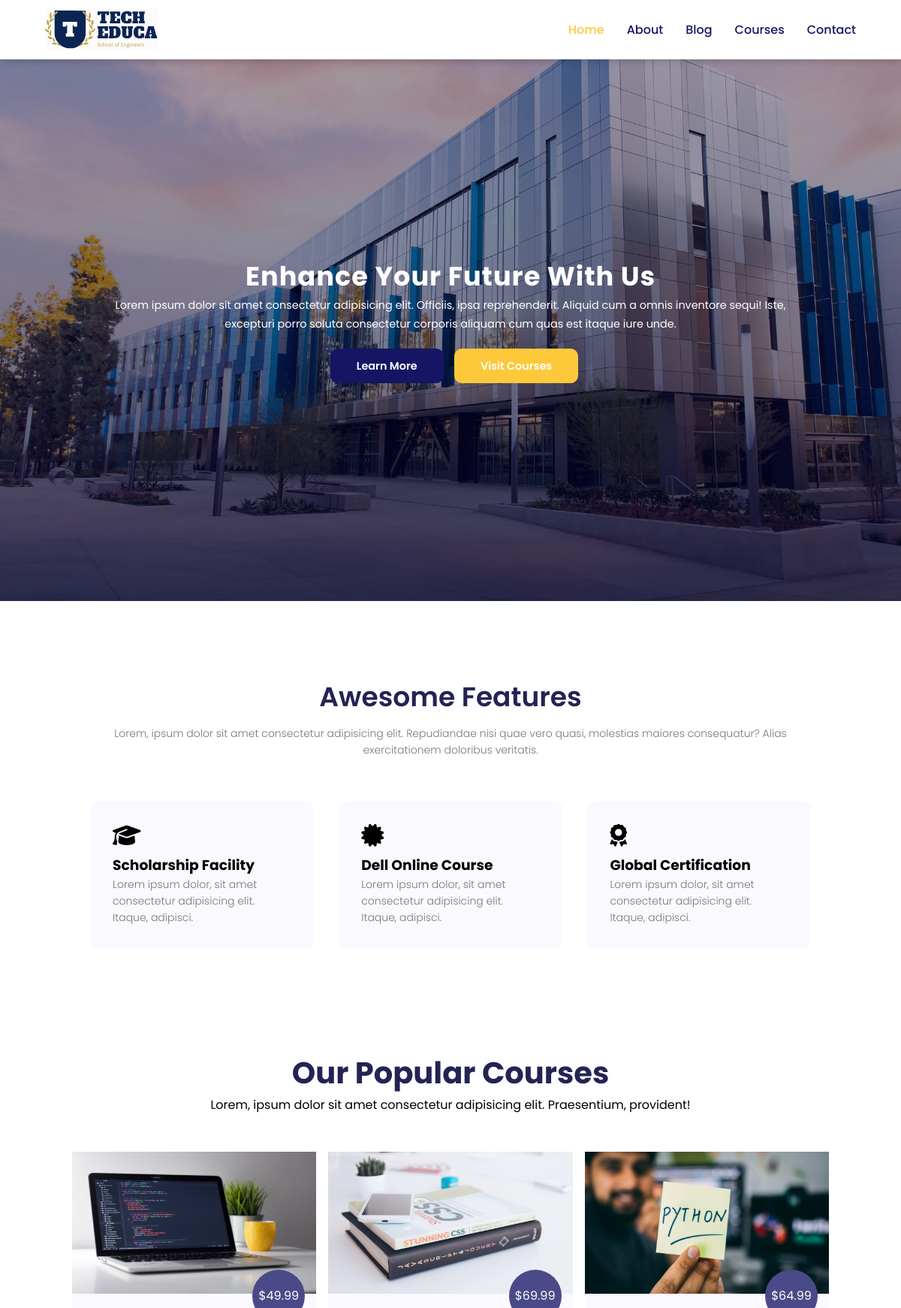
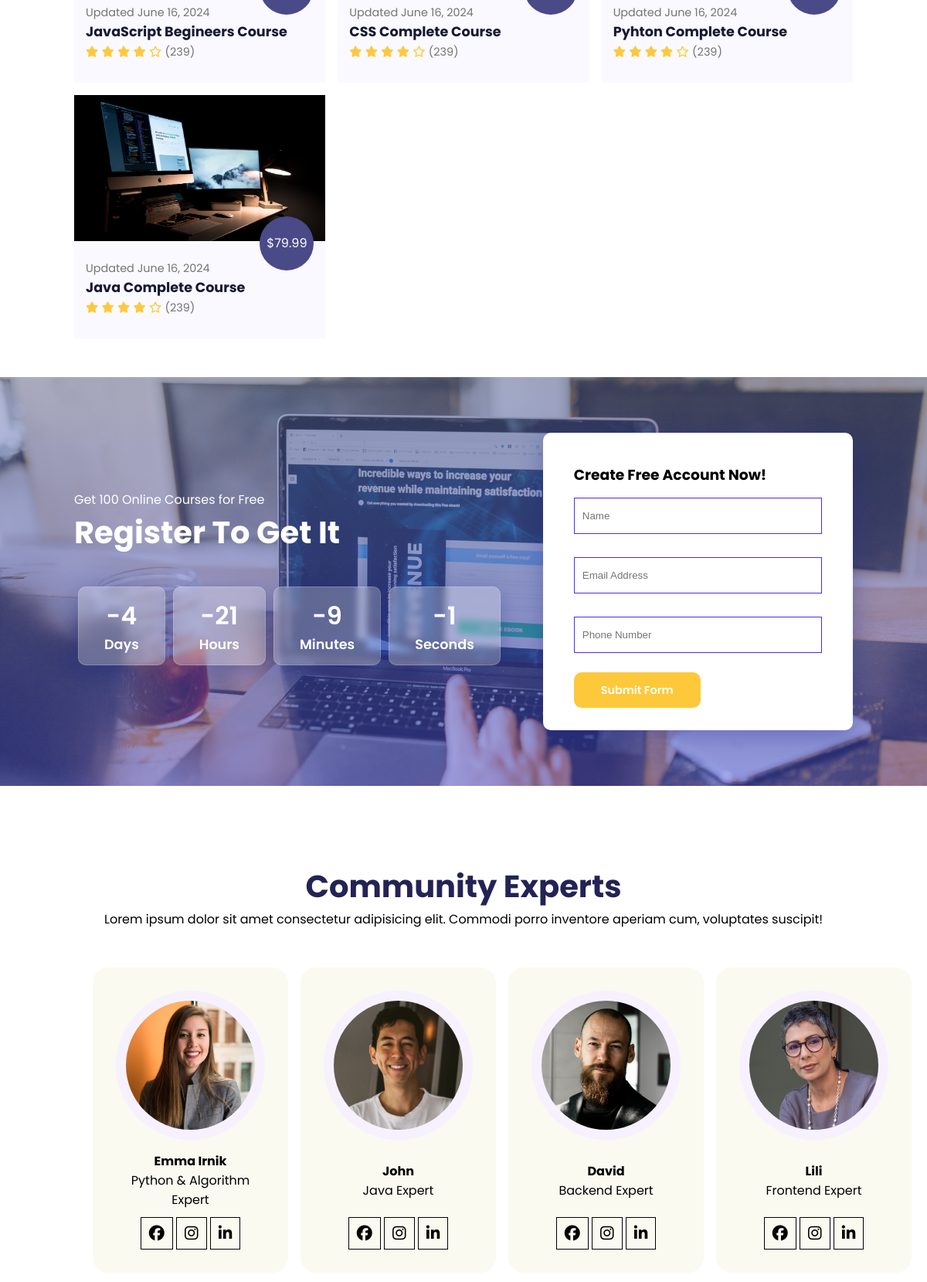
The page / (upper part) on the database its author committed (2 pictures, top to bottom).
### features/models.py (models this page shows)
class Features(models.Model):
    featuresIcon = models.CharField(max_length=50)
    featursHeading = models.CharField(max_length=50)
    featuresDescription = models.TextField()

### courses/models.py (models this page shows)
class Courses(models.Model):
    courseImage = models.FileField(upload_to="courses/",max_length=250,null=True,default=None)
    courseUpdateDate = models.DateField(auto_now=True)
    courseName = models.CharField(max_length=50)
    coursePrice = models.CharField(max_length=50)
    courseDesc = models.TextField()
    courseInstructor = models.CharField(max_length=100)
    courseInstructorJob = models.CharField(max_length=200)
    CourseOverView = HTMLField()
    course_slug = AutoSlugField(populate_from='courseName',unique=True,null=True,default=None)

### experts/models.py (models this page shows)
class Experts(models.Model):
    expertImage = models.FileField(upload_to="experts/",max_length=250,null=True,default=None)
    expertName = models.CharField(max_length=50)
    expertDesc = models.CharField(max_length=50)

### LMSWebsite/views.py (the view)
# urls.py: path('',views.HomePage, name="home"),
def HomePage(request):
    featuresData = Features.objects.all().order_by('id')[:3]
    courseData = Courses.objects.all().order_by('id')[:6]
    expertsData = Experts.objects.all().order_by('id')[:4]
    try:
        CountDownTime = CourseLastDate.objects.first()
        countdown_date = CountDownTime.courseLastDate if CountDownTime else None
    except ObjectDoesNotExist:
        countdown_date = None
    data = {
        'courseData':courseData,
        'featuresData':featuresData,
        'CountDownTime': countdown_date,
        'expertsData' : expertsData,
        'page_title':'Home Page'
    }
    return render(request,"index.html", data)

### templates/index.html
{% load static %}
{% include "header.html" with active_page='home' %}
    <section class="home">
        <h2>Enhance Your Future With Us</h2>
        <p>Lorem ipsum dolor sit amet consectetur adipisicing elit. Officiis, ipsa reprehenderit. Aliquid cum a omnis inventore sequi! Iste, excepturi porro soluta consectetur corporis aliquam cum quas est itaque iure unde.</p>
        <div class="btn">
            <a class="blue" href="#">Learn More</a>
            <a class="yellow" href="#">Visit Courses</a>
        </div>
    </section>
    <section class="features">
        <h1>Awesome Features</h1>
        <p>Lorem, ipsum dolor sit amet consectetur adipisicing elit. Repudiandae nisi quae vero quasi, molestias maiores consequatur? Alias exercitationem doloribus veritatis.</p>
        <div class="row">
            {% for n in featuresData %}
            <div class="features-card">
                <i class="{{n.featuresIcon}}"></i>
                <h3>{{n.featursHeading}}</h3>
                <p>{{n.featuresDescription}}</p>
            </div>
            {% endfor %}
        </div>
    </section>
    <section class="courses">
        <h1>Our Popular Courses</h1>
        <p>Lorem, ipsum dolor sit amet consectetur adipisicing elit. Praesentium, provident!</p>
        <div class="course-box">
            {% for n in courseData %}
            <div class="course-card">
                <img src="/media/{{n.courseImage}}">
                <div class="details">
                    <span>Updated {{n.courseUpdateDate}}</span>
                    <h6>{{n.courseName}} </h6>
                    <div class="star">
                        <i class="fa fa-star"></i>
                        <i class="fa fa-star"></i>
                        <i class="fa fa-star"></i>
                        <i class="fa fa-star"></i>
                        <i class="fa fa-star-o"></i>
                        <span>(239)</span>
                    </div>
                </div>
                <div class="cost">
                    ${{n.coursePrice}}
                </div>
            </div>
            {% endfor %}
        </div>
    </section>
    <section class="registration">
        <div class="time">
            <p>Get 100 Online Courses for Free</p>
            <h1>Register To Get It</h1>
            <div class="time-box">
                <div class="date">
                    <span id="days"></span>
                    <p>Days</p>
                </div>
                <div class="date">
                    <span id="hours"></span>
                    <p>Hours</p>
                </div>
                <div class="date">
                    <span id="minutes"></span>
                    <p>Minutes</p>
                </div>
                <div class="date">
                    <span id="seconds"></span>
                    <p>Seconds</p>
                </div>
            </div>
        </div>
        <div class="form">
            <h3>Create Free Account Now!</h3>
            <form>
                <input type="text" placeholder="Name">
                <input type="email" placeholder="Email Address">
                <input type="text" placeholder="Phone Number">
                <div class="btn">
                    <a class="yellow" href="#">Submit Form</a>
                </div>
            </form>
        </div>
    </section>
    <section class="community">
        <h1>Community Experts</h1>
        <p>Lorem ipsum dolor sit amet consectetur adipisicing elit. Commodi porro inventore aperiam cum, voluptates suscipit!</p>
        <div class="expert">
            {% for n in expertsData %}
            <div class="community-cards">
                <img src="/media/{{n.expertImage}}">
                <div class="community-details">
                    <h4>{{n.expertName}}</h4>
                    <p>{{n.expertDesc}}</p>
                </div>
                <div class="icons">
                    <i class="fa-brands fa-facebook"></i>
                    <i class="fa-brands fa-instagram"></i>
                    <i class="fa-brands fa-linkedin-in"></i>
                </div>
            </div>
            {% endfor %}
        </div>
    </section>
{% include 'footer.html' %}

### static/css/style.css (style rules this page uses)
* { margin: 0; padding: 0; box-sizing: border-box; }
body { font-family: "Poppins", sans-serif; }
h1 { font-size: 2.5rem; font-weight: 700; color: rgb(35, 35, 85); }
span { font-size: .9rem; color: #757373; }
h6 { font-size: 1.1rem; color: rgb(24, 24, 49); }
.home { background-image: linear-gradient(rgba(9,5,54,0.3), rgba(5,4,46,0.7)), url(/static/images/back.jpg); width: 100%; height: 100vh; background-size: cover; background-position: center; display: flex; flex-direction: column; align-items: center; justify-content: center; text-align: center; padding-top: 40px; }
.home h2 { color: white; font-size: 2.2rem; letter-spacing: 1px; }
.home p { width: 80%; color: white; font-size: 0.9rem; line-height: 25px; }
.home .btn { margin-top: 30px; }
.home a { text-decoration: none; font-size: 0.9rem; padding: 13px 35px; background-color: white; font-weight: 600; border-radius: 10px; margin-left: 10px; }
.home .btn .blue { color: white; background: rgb(21,21,100); }
.home .btn .yellow { color: white; background:#FDC93B; }
.features { width: 80%; margin: auto; text-align: center; padding-top: 100px; }
.features h1 { font-size: 36px; font-weight: 600; }
.features p { color: #777; font-size: 14px; font-weight: 300; line-height: 22px; padding: 10px; }
.row { margin-top: 5%; display: flex; justify-content: space-between; }
.features-card { flex-basis: 31%; margin-bottom: 40px; background: #F9F9FF; padding: 30px; border-radius: 10px; text-align: left; }
.features-card i { font-size: 30px; margin-bottom: 10px; }
.features-card p { padding: 0; }
.courses { padding: 8vw 8vw 0 8vw; text-align: center; }
.courses .course-box { display: grid; grid-template-columns: repeat(auto-fit, minmax(320px,1fr)); grid-gap: 1rem; margin-top: 50px; }
.courses .course-card { text-align: start; background: #F9F9FF; height: 100%; position: relative; z-index: 1; }
.courses .course-card img { width: 100%; height: 60%; background-size: cover; background-position: center; }
.course-card .details { padding: 15px 15px 0 15px; }
.course-card .details i { color: #FDC93B; font-size: .9rem; }
.courses .course-card .cost { background-color: rgb(74,74,136); color: white; line-height: 70px; width: 70px; height: 70px; text-align: center; border-radius: 50%; position: absolute; right: 15px; top: 50%; }
.registration { margin-top: 50px; padding: 6vw 8vw 6vw 8vw; background-image: linear-gradient(rgba(99,112,168,0.5), rgba(81,91,233,0.5)),url(/static/images/signup.jpg); background-position: center; background-size: cover; width: 100%; height: 100%; display: flex; justify-content: space-between; align-items: center; }
.time-box span { font-size: 2rem; color: white; }
.registration .time { color: white; }
.registration .time h1 { color: white; }
.registration .time-box { display: flex; margin-top: 40px; }
.registration .time-box .date { text-align: center; padding: 13px 33px; background: rgba(255,255,255,0.25); backdrop-filter: blur(4px); box-shadow: 0 8px 32px 0 rgba(31,38,135,0.37); border-radius: 10px; margin: 0 5px 10px 5px; border: 1px solid rgba(255,255,255,0.18); font-size: 1.1rem; font-weight: 600; }
.registration .form { background: white; margin-left: 50px; border-radius: 10px; padding: 40px; box-shadow: 0 8px 32px 0 rgba(31,38,135,0.37) ; }
.registration .form form { display: flex; flex-direction: column; }
.registration .form input { display: flex; margin: 15px 0; padding: 15px 10px; border: 1px solid rgb(84,40,241); outline: none; }
.registration .btn { margin-top: 20px; }
.registration .btn a.yellow { text-decoration: none; font-size: 0.9rem; padding: 13px 35px; background-color: white; font-weight: 600; border-radius: 10px; color: white; background:#FDC93B; }
.community { width: 80%; margin: auto; text-align: center; margin-top: 100px; }
.community .expert { display: grid; grid-template-columns: repeat(4,1fr); grid-gap: 1rem; margin-top: 50px; }
.community .community-cards { background: #fafaf1; padding: 30px; border-radius: 20px; display: flex; flex-direction: column; justify-content: space-between; }
.community-cards .icons i { background: transparent; border: 1px solid black; padding: 10px; margin-top: 10px; cursor: pointer; font-size: 20px; transition: 0.3s ease; }
.community-details { margin-top: 15px; text-align: center; }
.form { width: 50%; }
.form { padding: 3vw; background-color: #f7f6fb; border-radius: 10px; }

### rows shown on the page
Features: featursHeading "Scholarship Facility", featuresDescription "Lorem ipsum dolor, sit amet consectetur adipisicing elit. Itaque, adipisci."
Features: featursHeading "Dell Online Course", featuresDescription "Lorem ipsum dolor, sit amet consectetur adipisicing elit. Itaque, adipisci."
Features: featursHeading "Global Certification", featuresDescription "Lorem ipsum dolor, sit amet consectetur adipisicing elit. Itaque, adipisci."
Courses: courseImage (picture), courseUpdateDate "June 16, 2024", courseName "JavaScript Begineers Course", coursePrice "49.99"
Courses: courseImage (picture), courseUpdateDate "June 16, 2024", courseName "CSS Complete Course", coursePrice "69.99"
Courses: courseImage (picture), courseUpdateDate "June 16, 2024", courseName "Pyhton Complete Course", coursePrice "64.99"
Courses: courseImage (picture), courseUpdateDate "June 16, 2024", courseName "Java Complete Course", coursePrice "79.99"
Experts: expertImage (picture), expertName "Emma Irnik", expertDesc "Python & Algorithm Expert"
Experts: expertImage (picture), expertName "John", expertDesc "Java Expert"
Experts: expertImage (picture), expertName "David", expertDesc "Backend Expert"
Experts: expertImage (picture), expertName "Lili", expertDesc "Frontend Expert"
